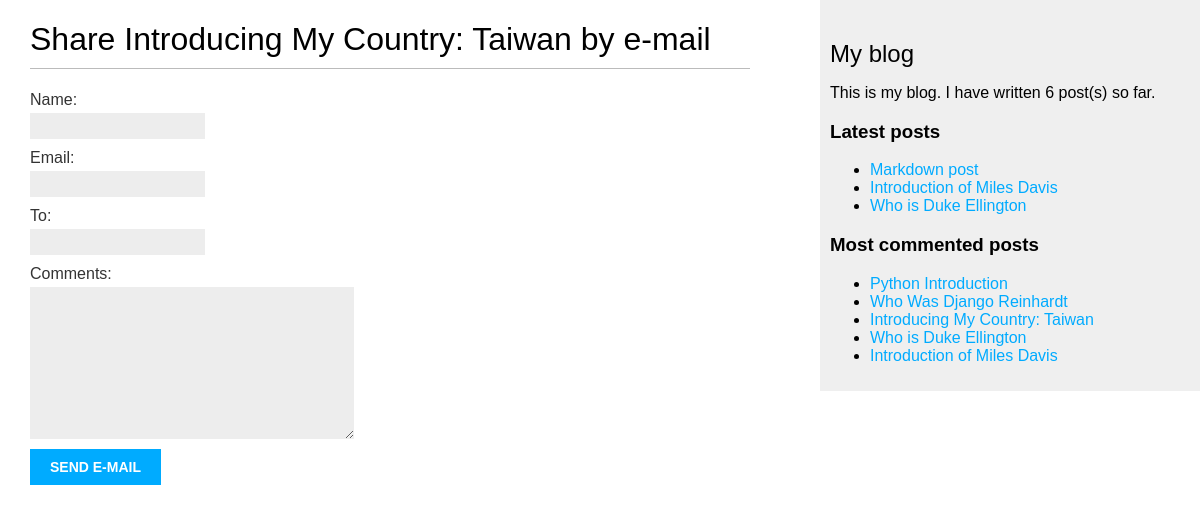
Page /blog/6/share/ on the committed database.
### blog/models.py (models this page shows, shortened)
class Post(models.Model):
    class PublishedManager(models.Manager):
        def get_queryset(self):
            return super().get_queryset().filter(status=Post.Status.PUBLISHED)
    class Status(models.TextChoices):
        DRAFT = 'DF', 'Draft'
        PUBLISHED = 'PB', 'Published'
    title = models.CharField(max_length=250)
    slug = models.SlugField(max_length=250,
                            unique_for_date='publish')
    author = models.ForeignKey(User,
                               on_delete=models.CASCADE,
                               related_name='blog_posts')
    body = models.TextField()
    publish = models.DateTimeField(default=timezone.now)
    created = models.DateTimeField(auto_now_add=True)
    updated = models.DateTimeField(auto_now=True)
    status = models.CharField(max_length=2,
                              choices=Status.choices,
                              default=Status.DRAFT,)
    objects = models.Manager()    #the default manager
    published = PublishedManager() #to create a custom manager that I can retrieve objects by using "Post.published.all()"
    tags = TaggableManager()
    class Meta:
        ordering = ['-publish']
        indexes = [
            models.Index(fields=['-publish']),
        ]
    def get_absolute_url(self):
        return reverse('blog:post_detail', args=[self.publish.year,
                                                            self.publish.month,
                                                 self.publish.day,
                                                 self.slug])

### blog/views.py (the view)
def post_share(request, post_id):
    post = get_object_or_404(Post, id=post_id, status=Post.Status.PUBLISHED)
    sent =False
    if request.method == "POST":
        form = EmailPostForm(request.POST)
        if form.is_valid():
            cd = form.cleaned_data
            post_url = request.build_absolute_uri(post.get_absolute_url())
            subject = f"{cd['name']} recommend you to read {post.title}"
            message = f"Read {post.title} at {post_url}\n\n"\
                                    f"{cd['name']}\'s comments: {cd['comments']}"
            send_mail(subject, message, 'chiou.kuan.yih@gmail.com', [cd['to']])
            sent =True
    else:
        form = EmailPostForm()
    return render(request, "blog/post/share.html", {"post":post, "form":form, "sent":sent})

### blog/forms.py
class EmailPostForm(forms.Form):
    name = forms.CharField(max_length=25)
    email = forms.EmailField()
    to = forms.EmailField()
    comments = forms.CharField(required=False,
                               widget=forms.Textarea)

### blog/templatetags/blog_tags.py (called while the page is built)
@register.simple_tag
def total_posts():
    return Post.published.count()

@register.inclusion_tag('blog/post/latest_posts.html')
def show_latest_posts(count=5):
    latest_posts = Post.published.order_by('-publish')[:count]
    return {'latest_posts':latest_posts}

@register.simple_tag
def get_most_commented_posts(count=5):
    return Post.published.annotate(total_comments=Count('comments')).order_by('-total_comments')[:count]

### blog/templates/blog/post/share.html (shortened to what this page needs)
{% extends 'blog/base.html' %}
{% block content %}
    {% if sent %}
        <h1>E-mail successfully sent </h1>
        <p>{{post.title}} was successfully sent to {{ form.cleaned_data.to }}</p>
    {% else %}
        <h1>Share {{ post.title }} by e-mail</h1>
        <form method='post'>
        {{ form.as_table }}
        <input type='submit' value='Send e-mail'>
        </form>
    {% endif %}
{% endblock %}

### blog/templates/blog/base.html (shortened to what this page needs)
{% load blog_tags %}
{% load static %}
<!DOCTYPE html>
<html lang="en">
<head>
    <link href="{% static 'css/blog.css' %}" rel="stylesheet">
</head>
<body>
    <div id="content">
        {% block content %}{% endblock %}
    </div>
    <div id="sidebar">
        <h2>My blog</h2>
        <p>This is my blog.
            I have written {% total_posts %} post(s) so far.
        </p>
        <h3>Latest posts</h3>
        {% show_latest_posts 3 %}
        <h3>Most commented posts</h3>
        {% get_most_commented_posts as most_commented_posts %}
        <ul>
            {% for post in most_commented_posts %}
            <li><a href="{{ post.get_absolute_url }}">{{ post.title }}</a></li>
            {% endfor %}
        </ul>
    </div>
</body>
</html>

### blog/templates/blog/post/latest_posts.html
<ul>
    {% for post in latest_posts %}
        <li><a href="{{ post.get_absolute_url }}">{{ post.title }}</a></li>
    {% endfor %}
</ul>

### blog/static/css/blog.css (style rules this page uses)
body { margin: 0; padding: 0; font-family: helvetica, sans-serif; }
a { color: #00abff; text-decoration: none; }
h1 { font-weight: normal; border-bottom: 1px solid #bbb; padding: 0 0 10px 0; }
h2 { font-weight: normal; margin: 30px 0 0; }
#content { float: left; width: 60%; padding: 0 0 0 30px; }
#sidebar { float: right; width: 30%; padding: 10px; background: #efefef; height: 100%; }
label { float: left; clear: both; color: #333; margin-bottom: 4px; }
input, textarea { clear: both; float: left; margin: 0 0 10px; background: #ededed; border: 0; padding: 6px 10px; font-size: 12px; }
input[type=submit] { font-weight: bold; background: #00abff; color: #fff; padding: 10px 20px; font-size: 14px; text-transform: uppercase; }

### rows in the picture
Post: title "Introducing My Country: Taiwan"
Post: title "Markdown post"
Post: title "Introduction of Miles Davis"
Post: title "Who is Duke Ellington"
Post: title "Python Introduction"
Post: title "Who Was Django Reinhardt"
